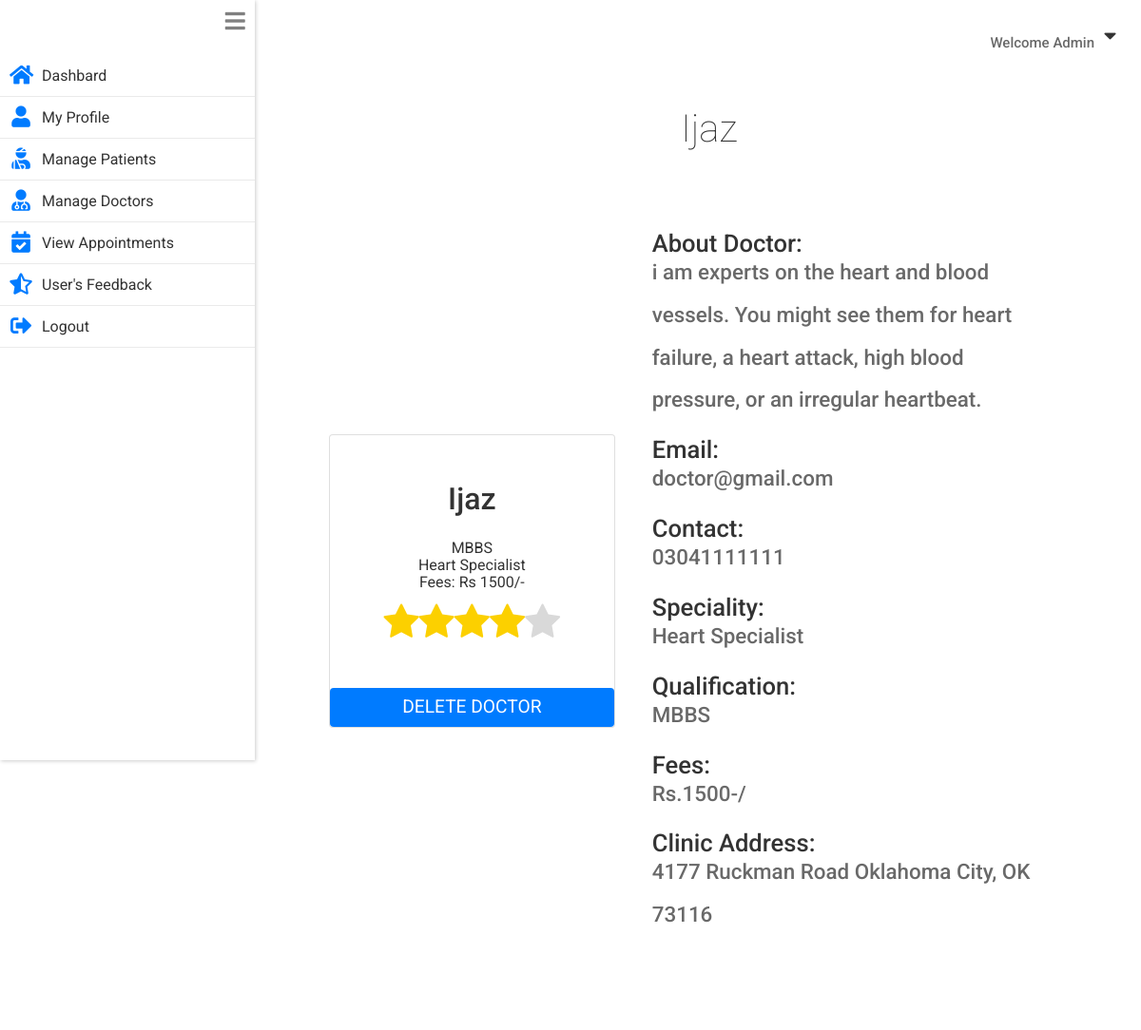
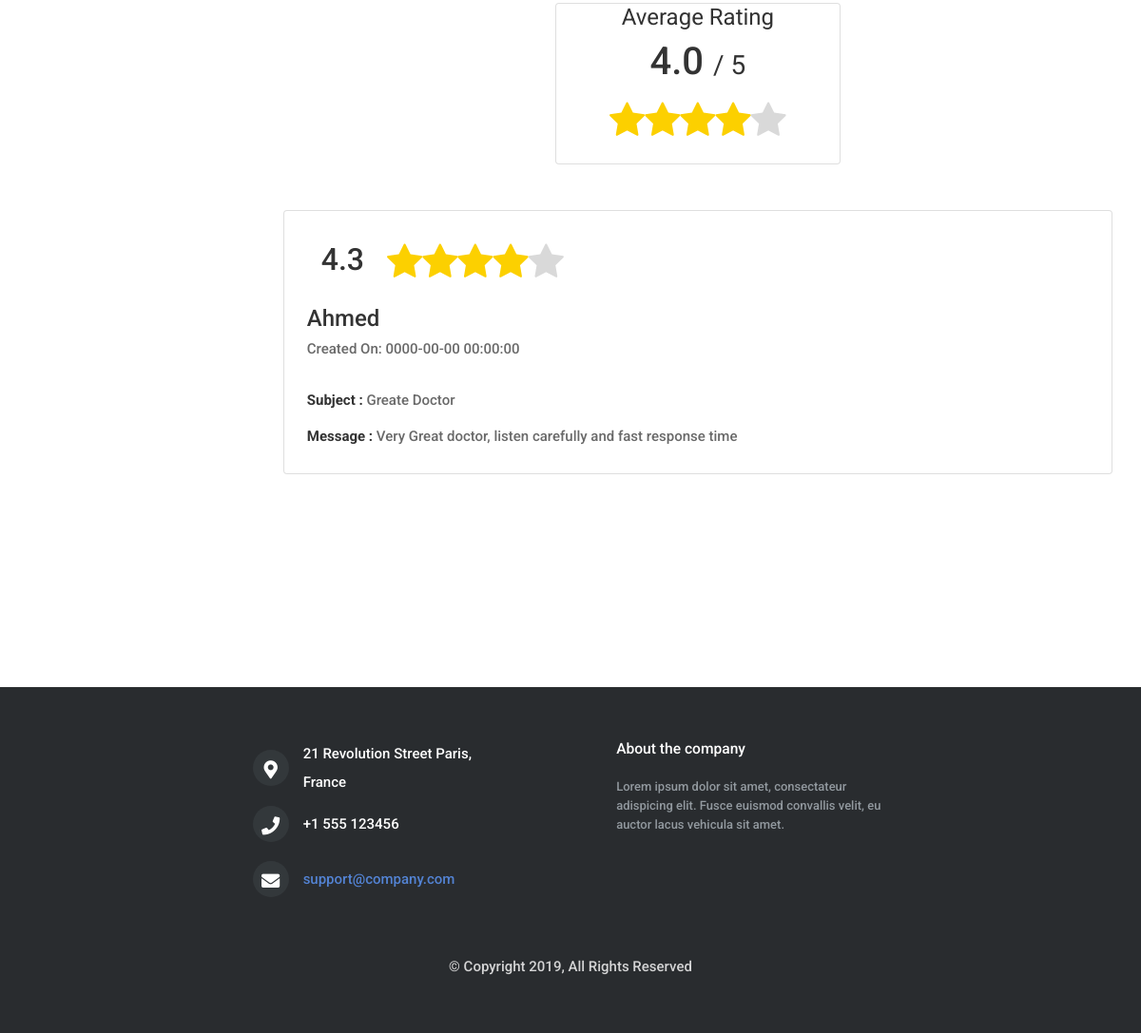
/admin/doctor_detail.php?doctor_id=23 (signed in), run on the app's committed database (2 pictures, top to bottom).
### tables this page shows
CREATE TABLE `doctors` (
  `id` int(11) NOT NULL,
  `username` varchar(255) NOT NULL,
  `name` varchar(255) NOT NULL,
  `email` varchar(255) NOT NULL,
  `gender` varchar(6) NOT NULL,
  `hashedPassword` varchar(255) NOT NULL,
  `phone` varchar(60) NOT NULL,
  `address` varchar(255) NOT NULL,
  `city` varchar(60) NOT NULL,
  `dob` varchar(255) NOT NULL,
  `about` varchar(255) NOT NULL,
  `specialization` varchar(60) NOT NULL,
  `qualification` varchar(60) NOT NULL,
  `fees` int(11) NOT NULL,
  `created_on` timestamp NOT NULL DEFAULT CURRENT_TIMESTAMP
);

CREATE TABLE `reviews` (
  `id` int(11) NOT NULL,
  `rating` int(2) NOT NULL,
  `doctor_id` int(11) NOT NULL,
  `patient_id` int(11) NOT NULL,
  `subject` varchar(255) NOT NULL,
  `message` varchar(255) NOT NULL,
  `created_on` timestamp NULL DEFAULT CURRENT_TIMESTAMP
);

CREATE TABLE `patients` (
  `id` int(11) NOT NULL,
  `username` varchar(255) NOT NULL,
  `name` varchar(255) NOT NULL,
  `email` varchar(255) NOT NULL,
  `gender` varchar(6) NOT NULL,
  `hashedPassword` varchar(255) NOT NULL,
  `phone` varchar(255) NOT NULL,
  `address` varchar(255) NOT NULL,
  `city` varchar(255) NOT NULL,
  `dob` varchar(255) NOT NULL,
  `created_on` timestamp NOT NULL DEFAULT CURRENT_TIMESTAMP
);

### private/functions.php (called while the page is built, shortened)
<?php
function loggedInAdminId(){
  return $_SESSION[SessionContract::SESSION_ADMIN_ID];
}
  function urlFor($script_path) {
      if($script_path[0] != '/') {
        $script_path = "/" . $script_path;
      }
      return WWW_ROOT . $script_path;
  }
  function getStylePath($stylesheet_name) {
      if($stylesheet_name[0] != '/') {
        $stylesheet_name = "/" . $stylesheet_name;
      }
      return STYLES_PATH . $stylesheet_name;
  }
?>

### private/model/admin.class.php (called while the page is built, shortened)
<?php
class Admin {
    public $name;
    static private $db;
      static public function setDatabase($pdo){
        if($pdo){
          Admin::$db = $pdo;
        }
        else{
          throw new \Exception("Please pass valid database in Admin ");
        }
      }
      static public function find_admin_by_id($id){
        $queryString  = "SELECT * FROM ".AdminTable::TABLE_NAME." ";
        $queryString .= "WHERE ".AdminTable::COLUMN_ID." = ?";
        $stmt = Admin::$db->prepare($queryString);
        $stmt->execute([$id]);
        $admin = $stmt->fetch(PDO::FETCH_ASSOC);
        if(isset($admin)){
            return new self($admin);
        }
        else {
          return false;
        }
      }
    public function getName() {
         return $this->name;
    }
    public function setName($name) {
         $this->name = $name;
    }
}
?>

### private/model/doctor.class.php (called while the page is built, shortened)
<?php
class Doctor
{
    private $id;
    private $name;
    private $email;
    private $phone;
    private $address;
    private $about;
    private $specialization;
    private $qualification;
    private $fees;
    static private $db;
    function __construct($args =[]){
            $this->setId($args[DoctorTable::COLUMN_ID] ?? '');
    }
    static public function setDatabase($pdo){
      if($pdo){
        Doctor::$db = $pdo;
      }
      else{
        throw new \Exception("Please pass valid database in doctor ");
      }
    }
    static public function find_doctor_by_id($id){
        $queryString = "SELECT * FROM ".DoctorTable::TABLE_NAME;
        $queryString .= " WHERE ".DoctorTable::COLUMN_ID." = ?";
        $stmt = Doctor::$db->prepare($queryString);
        $stmt->execute([$id]);
        $doctor = $stmt->fetch(PDO::FETCH_ASSOC);
        if($doctor){
          return new Doctor($doctor);
        }
        return false;
    }
    public function getId() {
         return $this->id;
    }
    public function setId($id) {
         $this->id = $id;
         $this->reviews = Review::find_reviews_by_doctor_id($id);
    }
    public function getName() {
         return $this->name;
    }
    public function setName($name) {
         $this->name = $name;
    }
    public function getEmail() {
         return $this->email;
    }
    public function setEmail($email) {
         $this->email = $email;
    }
    public function getPhone() {
         return $this->phone;
    }
    public function setPhone($phone) {
         $this->phone = $phone;
    }
    public function getAddress() {
         return $this->address;
    }
    public function setAddress($address) {
         $this->address = $address;
    }
    public function getAbout() {
         return $this->about;
    }
    public function setAbout($about) {
         $this->about = $about;
    }
    public function getSpecialization() {
         return $this->specialization;
    }
    public function setSpecialization($specialization) {
         $this->specialization = $specialization;
    }
    public function getQualification() {
         return $this->qualification;
    }
    public function setQualification($qualification) {
         $this->qualification = $qualification;
    }
    public function getFees() {
         return $this->fees;
    }
    public function setFees($fees) {
         $this->fees = $fees;
    }
}
 ?>

### private/model/patient.class.php (called while the page is built, shortened)
<?php
class Patient {
    private $name;
    static private $db;
  static public function setDatabase($pdo){
    if($pdo){
      Patient::$db = $pdo;
    }
    else{
      throw new \Exception("Please pass valid database in Patient ");
    }
  }
  static public function find_patient_by_id($id){
    $queryString  = "SELECT * FROM ".PatientTable::TABLE_NAME." ";
    $queryString .= "WHERE ".PatientTable::COLUMN_ID." = ?";
    $stmt = Patient::$db->prepare($queryString);
    $stmt->execute([$id]);
    $patient = $stmt->fetch(PDO::FETCH_ASSOC);
    if($patient){
      return new Patient($patient);
    }
    else {
      return false;
    }
  }
  public function setName($name='')
  {
    $this->name = $name;
  }
  public function getName()
  {
    return $this->name;
  }
}
?>

### public/admin/doctor_detail.php (the view, shortened to what this page needs)
<?php  require_once('../../private/initialize.php');
    $doctor_id =  $_GET['doctor_id'] ?? '';
    $doctor = Doctor::find_doctor_by_id($doctor_id);
        $reviews = [];
        $reviewsAssoc = Review::find_reviews_by_doctor_id($doctor_id);
        if($reviewsAssoc){
          foreach ($reviewsAssoc as $reviewAssoc) {
            $reviews[] = new Review($reviewAssoc);
          }
        }
  $page_title = "Doctor Detail";
  require_once(getSharedFilePath('admin/header.php'));
?>
<section class="main_content mt-5">
  <h1 class=" mb-5"><?php echo $doctor->getName(); ?></h1>
  <div class="row doctor_detail_container">
    <div class="card col-10  col-sm-4 text-center">
      <h5 class="card-title text-capitalize mt-5"><?php echo $doctor->getName(); ?></h5>
      <div class="card-subtitle mt-2"><?php echo $doctor->getQualification(); ?></div>
      <div class="card-subtitle "><?php echo $doctor->getSpecialization(); ?></div>
      <div class="card-subtitle ">Fees: Rs <?php echo $doctor->getFees(); ?>/-</div>
      <?php echo Review::getRatingStars((int) Review::get_average_doctor_rating($doctor->getId())); ?>
      <a class="btn btn-primary mt-4" href="<?php echo urlFor('admin/delete_doctor.php')."?doctor_id=".$doctor->getId(); ?>">Delete Doctor</a>
    </div>
    <div class="doctor_detail col-10 col-sm-6 ml-4 mt-5">
      <div class="">
        <h6>About Doctor:</h6>
        <p><?php echo $doctor->getAbout(); ?></p>
      </div>
      <div class="">
        <h6>Email:</h6>
        <p><?php echo $doctor->getEmail(); ?></p>
      </div>
      <div class="">
        <h6>Contact:</h6>
        <p><?php echo $doctor->getPhone(); ?></p>
      </div>
      <div class="">
        <h6>Speciality:</h6>
        <p><?php echo $doctor->getSpecialization(); ?></p>
      </div>
      <div class="">
        <h6>Qualification:</h6>
        <p><?php echo $doctor->getQualification(); ?></p>
      </div>
      <div class="">
        <h6>Fees:</h6>
        <p><?php echo "Rs.".$doctor->getFees()."-/"; ?></p>
      </div>
      <div class="">
        <h6>Clinic Address:</h6>
        <p><?php echo $doctor->getAddress(); ?></p>
      </div>
    </div>
    <section class="col-12  h-25 doctor-rating-holder  mt-5 mb-0">
      <div class="row">
        <div class="average-rating-container card  col-10 col-sm-6  col-md-4 mx-auto">
          <h4>Average Rating</h4>
          <h2><?php echo Review::get_average_doctor_rating($doctor->getId()); ?> <span>/ 5 </span></h2>
          <?php echo Review::getRatingStars((int) Review::get_average_doctor_rating($doctor->getId())); ?>
        </div>
      </div>
    </section>
    <?php if($reviews != false){ ?>
      <div class="col-12  ">
          <?php foreach ($reviews as $review): ?>
            <div class="card review_container p-4">
              <div class=" col-12  col-sm-9  col-md-6  d-block text-center d-sm-flex ">
                <h2 class="mt-2 mr-4">4.3</h2>
                <div >
                  <?php echo Review::getRatingStars($review->getRating()); ?>
                </div>
              </div>
              <h4 class="reviewer-name"> <?php echo $review->getPatient()->getName(); ?></h4>
              <p class="card-subtitle">Created On: <?php echo $review->getCreatedOn(); ?></p>
              <p class="card-subtitle mt-4"> <b>Subject : </b> <?php echo $review->getSubject(); ?> </p>
              <p class="card-subtitle mt-2"><b>Message : </b>  <?php echo $review->getMessage(); ?></p>
            </div>
          <?php endforeach; ?>
      </div>
    <?php } ?>
    </div>
</section>
<?php   require_once(getSharedFilePath('patient/footer.php')); ?>

### private/shared/admin/header.php (shortened to what this page needs)
<?php
  $admin_id = loggedInAdminId();
  $admin = Admin::find_admin_by_id($admin_id);
 ?>
<!DOCTYPE html>
<html lang="en" dir="ltr">
  <head>
    <link rel="stylesheet" href="<?php echo getStylePath("main.css"); ?>">
    <link rel="stylesheet" href="https://stackpath.bootstrapcdn.com/bootstrap/4.3.1/css/bootstrap.min.css">
    <link rel="stylesheet" href="https://use.fontawesome.com/releases/v5.7.0/css/all.css">
  </head>
  <body>
      <div class="welcome_bar">
        <p>Welcome <?php echo $admin->getName(); ?> </p><i id="welcome_drop_down_btn" class="fas fa-caret-down"></i>
      </div>
    <div class="content">
      <nav class="drawer
        <?php if($page_title=='Manage Patients' ||$page_title=='Manage Doctors'){echo "drawer_collapse";}; ?>">
         <i id="drawer_icon" class="fas fa-bars"></i>
         <ul>
         <li onclick="location.href='<?php echo urlFor("admin/index.php"); ?>';"
           class="<?php if($page_title=='Dashboard'){echo "item_selected";}; ?>">
           <i class="drawer_item_icon fas fa-home"></i>
           <a>Dashbard</a>
         </li>
         <li onclick="location.href='<?php echo urlFor("admin/profile.php"); ?>';"
           class="<?php if($page_title=='Profile'){echo "item_selected";}; ?>">
           <i class="drawer_item_icon fas fa-user"></i>
           <a>My Profile</a>
         </li>
         <li onclick="location.href='<?php echo urlFor("admin/managePatients.php"); ?>';"
           class="<?php if($page_title=='Manage Patients'){echo "item_selected";}; ?>">
           <i class="drawer_item_icon fas fa-user-injured"></i>
           <a>Manage Patients</a>
         </li>
         <li onclick="location.href='<?php echo urlFor("admin/manageDoctors.php"); ?>';"
           class="<?php if($page_title=='Manage Doctors'){echo "item_selected";}; ?>">
           <i class="drawer_item_icon fas fa-user-md"></i>
           <a>Manage Doctors</a>
         </li>
         <li onclick="location.href='<?php echo urlFor("admin/appointmentHistory.php"); ?>';"
           class="<?php if($page_title=='Appointment History'){echo "item_selected";}; ?>">
           <i class="drawer_item_icon fas fa-calendar-check"></i>
           <a>View Appointments</a>
         </li>
         <li onclick="location.href='<?php echo urlFor("admin/feedbacks.php"); ?>';"
           class="<?php if($page_title=="Users Feedbacks"){echo "item_selected";}; ?>">
           <i class="drawer_item_icon fas fa-star-half-alt"></i>
           <a>User's Feedback</a>
         </li>
         <li onclick="location.href='<?php echo urlFor("admin/doLogout.php"); ?>';">
           <i class="drawer_item_icon fas fa-sign-out-alt"></i>
           <a>Logout</a>
         </li>
       </ul>
      </nav>

### private/styles/css/main.css (style rules this page uses)
* { margin: 0; padding: 0; -webkit-font-smoothing: antialiased; -webkit-text-shadow: rgba(0, 0, 0, 0.01) 0 0 1px; text-shadow: rgba(0, 0, 0, 0.01) 0 0 1px; }
body { font-family: 'Roboto', sans-serif; font-size: 15px; font-weight: 500; background: #FFFFFF; color: #696969; }
div { display: block; position: relative; -webkit-box-sizing: border-box; -moz-box-sizing: border-box; box-sizing: border-box; }
ul { list-style: none; margin-bottom: 0px; }
p { font-family: 'Roboto', sans-serif; font-size: 15px; line-height: 2; font-weight: 500; color: #696969; -webkit-font-smoothing: antialiased; -webkit-text-shadow: rgba(0, 0, 0, 0.01) 0 0 1px; text-shadow: rgba(0, 0, 0, 0.01) 0 0 1px; }
p:last-of-type { margin-bottom: 0; }
a { -webkit-transition: all 200ms ease; -moz-transition: all 200ms ease; -ms-transition: all 200ms ease; -o-transition: all 200ms ease; transition: all 200ms ease; }
a, a:hover, a:visited, a:active, a:link { text-decoration: none; }
h1 { font-size: 48px; }
h2 { font-size: 36px; }
h4 { font-size: 18px; }
h5 { font-size: 14px; }
h1, h2, h3, h4, h5, h6 { font-family: 'Roboto', sans-serif; -webkit-font-smoothing: antialiased; -webkit-text-shadow: rgba(0, 0, 0, 0.01) 0 0 1px; text-shadow: rgba(0, 0, 0, 0.01) 0 0 1px; }
section { display: block; position: relative; box-sizing: border-box; }
.row { display: flex; justify-content: space-around; }
* { margin: 0; padding: 0; font-family: 'Roboto', sans-serif; color: #333333; }
.welcome_bar { display: flex; position: absolute; z-index: 1; top: 0; right: 0; margin: 16px; align-items: center; justify-content: center; }
.welcome_bar p { margin-top: 14px; }
.welcome_bar #welcome_drop_down_btn { font-size: 1.3em; padding: 10px; box-sizing: border-box; fill: #333333; }
.content { display: flex; }
.drawer { position: relative; font-weight: normal; height: 100vh; display: block; box-shadow: 1px 1px 4px rgba(0, 0, 0, 0.2); flex-basis: 350px; }
.drawer #drawer_icon { font-size: 1.5em; color: grey; position: absolute; top: 0; right: 0; padding: 10px; box-sizing: border-box; }
.drawer ul { list-style: none; display: flex; flex-direction: column; padding-top: 58px; }
.drawer li { display: flex; justify-content: flex-start; align-items: center; padding: 10px; padding-right: 48px; box-sizing: border-box; position: relative; }
.drawer li::after { display: inline-block; content: ""; height: 1px; width: 100%; position: absolute; bottom: 0; left: 0; background: rgba(51, 51, 51, 0.1); }
.drawer li a { text-decoration: none; color: #333333; padding-left: 10px; }
.drawer .drawer_item_icon { font-size: 1.4em; text-align: center; width: 24px; height: 24px; color: #007bff; }
.main_content { width: 100%; padding: 0 30px; margin-bottom: 0px; }
.main_content h1 { font-weight: lighter; text-align: center; margin-left: 24px; margin-top: 64px; }
.btn.btn-primary { background: #007bff; font-size: 1.2em; text-transform: uppercase; outline: none; border: 0 solid #000; }
.card { padding: 24px; margin: 24px 0; }
.card .card-title { font-size: 2em; }
.form-control, .btn { min-height: 38px; border-radius: 2px; }
.btn { font-size: 15px; font-weight: bold; }
.doctor-rating-holder { display: block; width: 100%; height: 100vh; }
.doctor-rating-holder .average-rating-container { text-align: center; }
.doctor-rating-holder .average-rating-container h4 { font-weight: normal; }
.doctor-rating-holder .average-rating-container h2 { font-size: 2.5em; }
.doctor-rating-holder .average-rating-container h2 span { font-weight: normal; font-size: 0.7em; }
.doctor_detail_container { display: flex; justify-content: center; align-items: center; }
.doctor_detail_container .card { padding: 0; }
.doctor_detail_container .btn { margin-top: auto; }
.doctor_detail_container h6 { line-height: 0; }
.doctor_detail { font-weight: lighter; }
.doctor_detail h6 { font-size: 1.6em; }
.doctor_detail p { font-size: 1.4em; margin-bottom: 30px; }

### data on the page
doctors: name "Ijaz", qualification "MBBS", specialization "Heart Specialist", fees "1500", about "i am experts on the heart and blood vessels. You might see them for heart failure, a heart attack, high blood pressure, or an irregular heartbeat.", email "doctor@gmail.com", phone "03041111111", address "4177 Ruckman Road Oklahoma City, OK 73116"
reviews: patient.name "Ahmed", created_on "0000-00-00 00:00:00", subject "Greate Doctor", message "Very Great doctor, listen carefully and fast response time"

### other printed values
$admin->getName() "Admin"
Review::get_average_doctor_rating($doctor->getId()) "4.0"
